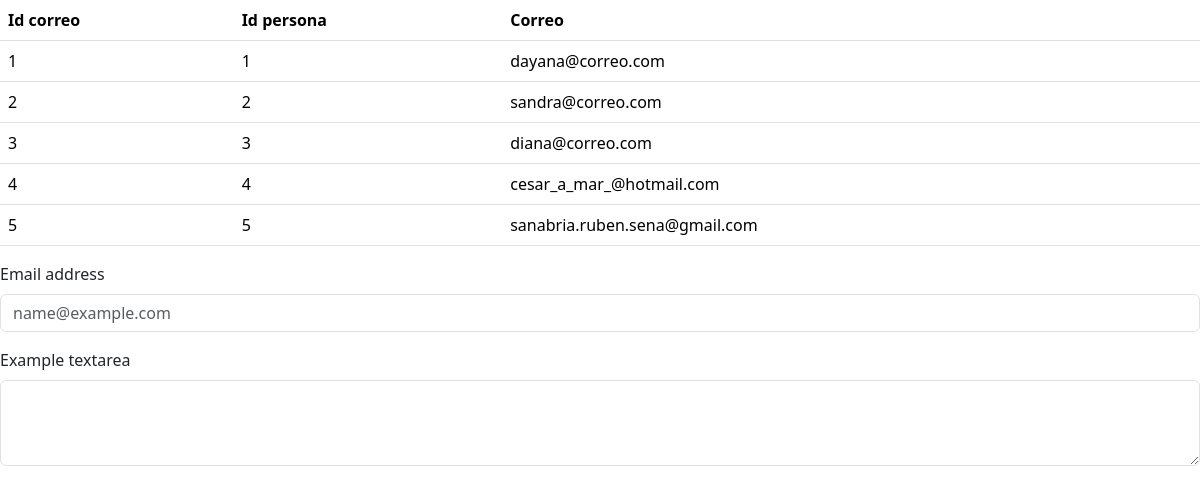
The app's page /PHP/correo.php, older data.
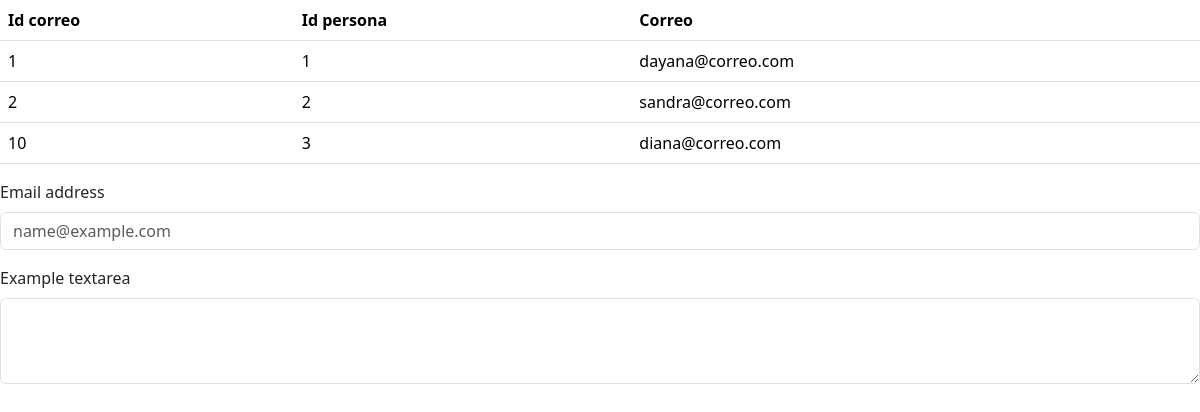
The same page, newer data.
### tables this page shows
CREATE TABLE `correos` (
  `id_correo` int NOT NULL AUTO_INCREMENT,
  `id_persona` int NOT NULL,
  `correo` varchar(50) NOT NULL,
  `password` varchar(45) NOT NULL,
  PRIMARY KEY (`id_correo`),
  KEY `id_persona` (`id_persona`),
  CONSTRAINT `correo_ibfk_1` FOREIGN KEY (`id_persona`) REFERENCES `personas` (`id_persona`)
);

### PHP/correo.php (the view, shortened to what this page needs)
<!DOCTYPE html>
<html lang="es">
<head>
    <link href="https://cdn.jsdelivr.net/npm/bootstrap@5.3.3/dist/css/bootstrap.min.css" rel="stylesheet">
</head>
<body>
<?php
      include_once "./conexion_a_la_DB.php";
      $sql = "SELECT id_correo, id_persona, correo from correos;";
      if ($stmt = $conexion->prepare($sql)) {
        if ($stmt->execute()) {
          $result = $stmt->get_result();
          echo '
            <table class="table">
            <thead>
              <tr>
                <th>Id correo</th>
                <th>Id persona</th>
                <th>Correo</th>
              </tr>
            </thead>
            <tbody>
            ';
          while ($fila = $result->fetch_assoc()) {
            $idCorreo = $fila["id_correo"];
            $idPersona = $fila["id_persona"];
            $correo = $fila["correo"];
            echo "
        <tr>
            <td>$idCorreo</td>
            <td>$idPersona</td>
            <td>$correo</td>
        </tr>";
          }
          echo "</tbody></table>";
        } else {
          die("Error en la ejecución del procedimiento almacenado: " . $stmt->error);
        }
      } else {
        die("Error en la preparación del procedimiento almacenado: " . $conex->error);
      }
      ?>
<div class="mb-3">
  <label for="exampleFormControlInput1" class="form-label">Email address</label>
  <input type="email" class="form-control" id="exampleFormControlInput1" placeholder="name@example.com">
</div>
<div class="mb-3">
  <label for="exampleFormControlTextarea1" class="form-label">Example textarea</label>
  <textarea class="form-control" id="exampleFormControlTextarea1" rows="3"></textarea>
</div>
</body>
</html>

Row changes from the older to the newer data that the page shows:
removed correos: id_correo "3", id_persona "3", correo "diana@correo.com"
removed correos: id_correo "4", id_persona "4", correo "cesar_a_mar_@hotmail.com"
removed correos: id_correo "5", id_persona "5", correo "sanabria.ruben.sena@gmail.com"
added correos: id_correo "10", id_persona "3", correo "diana@correo.com"
